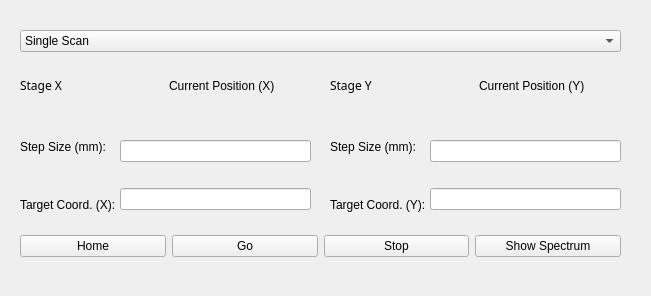
<?xml version="1.0" encoding="UTF-8"?>
<ui version="4.0">
 <class>Form</class>
 <widget class="QWidget" name="Form">
  <property name="geometry">
   <rect>
    <x>0</x>
    <y>0</y>
    <width>651</width>
    <height>296</height>
   </rect>
  </property>
  <property name="font">
   <font>
    <family>.AppleSystemUIFont</family>
   </font>
  </property>
  <property name="windowTitle">
   <string>Form</string>
  </property>
  <property name="autoFillBackground">
   <bool>false</bool>
  </property>
  <widget class="QWidget" name="verticalLayoutWidget">
   <property name="geometry">
    <rect>
     <x>20</x>
     <y>120</y>
     <width>101</width>
     <height>111</height>
    </rect>
   </property>
   <layout class="QVBoxLayout" name="verticalLayout">
    <item>
     <widget class="QLabel" name="label_2">
      <property name="text">
       <string>Step Size (mm):</string>
      </property>
     </widget>
    </item>
    <item>
     <widget class="QLabel" name="label_3">
      <property name="text">
       <string>Target Coord. (X):</string>
      </property>
     </widget>
    </item>
   </layout>
  </widget>
  <widget class="QWidget" name="verticalLayoutWidget_2">
   <property name="geometry">
    <rect>
     <x>120</x>
     <y>120</y>
     <width>191</width>
     <height>111</height>
    </rect>
   </property>
   <layout class="QVBoxLayout" name="verticalLayout_4">
    <item>
     <widget class="QLineEdit" name="x_step"/>
    </item>
    <item>
     <widget class="QLineEdit" name="x_target"/>
    </item>
   </layout>
  </widget>
  <widget class="QWidget" name="horizontalLayoutWidget_2">
   <property name="geometry">
    <rect>
     <x>20</x>
     <y>50</y>
     <width>291</width>
     <height>71</height>
    </rect>
   </property>
   <layout class="QHBoxLayout" name="horizontalLayout_3">
    <item>
     <widget class="QLabel" name="label">
      <property name="font">
       <font>
        <family>Arial Black</family>
       </font>
      </property>
      <property name="text">
       <string>Stage X</string>
      </property>
     </widget>
    </item>
    <item>
     <widget class="QLabel" name="x_pos">
      <property name="font">
       <font>
        <italic>false</italic>
       </font>
      </property>
      <property name="text">
       <string>Current Position (X)</string>
      </property>
     </widget>
    </item>
   </layout>
  </widget>
  <widget class="QWidget" name="horizontalLayoutWidget_4">
   <property name="geometry">
    <rect>
     <x>20</x>
     <y>230</y>
     <width>601</width>
     <height>32</height>
    </rect>
   </property>
   <layout class="QHBoxLayout" name="horizontalLayout_5">
    <item>
     <widget class="QPushButton" name="home">
      <property name="text">
       <string>Home</string>
      </property>
     </widget>
    </item>
    <item>
     <widget class="QPushButton" name="go">
      <property name="font">
       <font>
        <family>Arial</family>
       </font>
      </property>
      <property name="text">
       <string>Go</string>
      </property>
     </widget>
    </item>
    <item>
     <widget class="QPushButton" name="stop">
      <property name="text">
       <string>Stop</string>
      </property>
     </widget>
    </item>
    <item>
     <widget class="QPushButton" name="show">
      <property name="text">
       <string>Show Spectrum</string>
      </property>
     </widget>
    </item>
   </layout>
  </widget>
  <widget class="QWidget" name="verticalLayoutWidget_7">
   <property name="geometry">
    <rect>
     <x>20</x>
     <y>30</y>
     <width>601</width>
     <height>22</height>
    </rect>
   </property>
   <layout class="QVBoxLayout" name="verticalLayout_7">
    <item>
     <widget class="QComboBox" name="mode_selection">
      <item>
       <property name="text">
        <string>Single Scan</string>
       </property>
      </item>
      <item>
       <property name="text">
        <string>Scan To</string>
       </property>
      </item>
     </widget>
    </item>
   </layout>
  </widget>
  <widget class="QWidget" name="horizontalLayoutWidget_3">
   <property name="geometry">
    <rect>
     <x>330</x>
     <y>50</y>
     <width>291</width>
     <height>71</height>
    </rect>
   </property>
   <layout class="QHBoxLayout" name="horizontalLayout_6">
    <item>
     <widget class="QLabel" name="label_9">
      <property name="font">
       <font>
        <family>Arial Black</family>
        <underline>false</underline>
       </font>
      </property>
      <property name="cursor">
       <cursorShape>ArrowCursor</cursorShape>
      </property>
      <property name="text">
       <string>Stage Y</string>
      </property>
     </widget>
    </item>
    <item>
     <widget class="QLabel" name="y_pos">
      <property name="font">
       <font>
        <italic>false</italic>
        <kerning>true</kerning>
       </font>
      </property>
      <property name="text">
       <string>Current Position (Y)</string>
      </property>
     </widget>
    </item>
   </layout>
  </widget>
  <widget class="QWidget" name="verticalLayoutWidget_3">
   <property name="geometry">
    <rect>
     <x>330</x>
     <y>120</y>
     <width>101</width>
     <height>111</height>
    </rect>
   </property>
   <layout class="QVBoxLayout" name="verticalLayout_3">
    <item>
     <widget class="QLabel" name="label_11">
      <property name="text">
       <string>Step Size (mm):</string>
      </property>
     </widget>
    </item>
    <item>
     <widget class="QLabel" name="label_12">
      <property name="text">
       <string>Target Coord. (Y):</string>
      </property>
     </widget>
    </item>
   </layout>
  </widget>
  <widget class="QWidget" name="verticalLayoutWidget_4">
   <property name="geometry">
    <rect>
     <x>430</x>
     <y>120</y>
     <width>191</width>
     <height>111</height>
    </rect>
   </property>
   <layout class="QVBoxLayout" name="verticalLayout_6">
    <item>
     <widget class="QLineEdit" name="y_step"/>
    </item>
    <item>
     <widget class="QLineEdit" name="y_target">
      <property name="text">
       <string/>
      </property>
     </widget>
    </item>
   </layout>
  </widget>
 </widget>
 <resources/>
 <connections/>
</ui>
